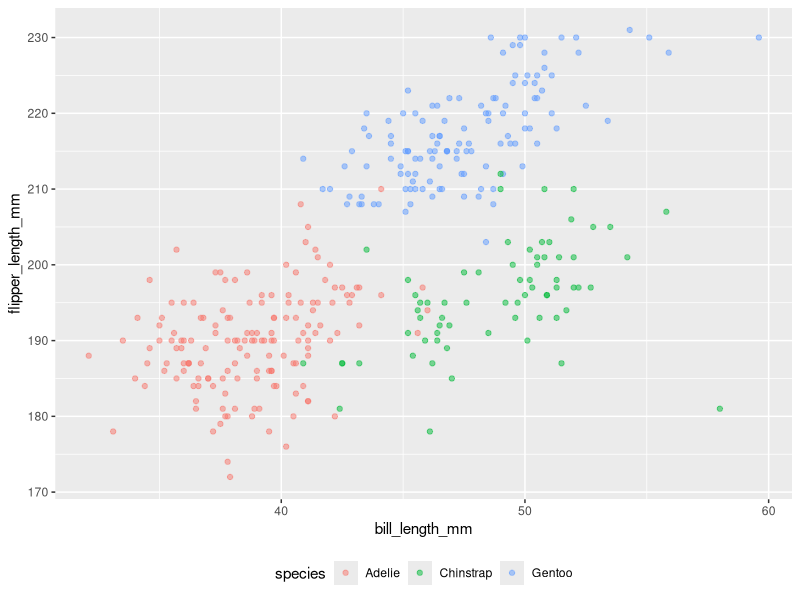
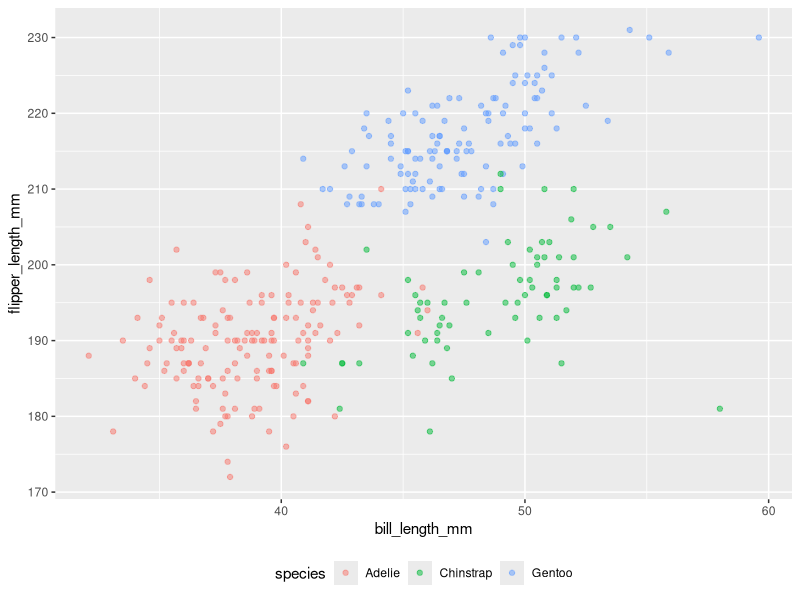

Write R code to recreate these figures, in order.
## ---- chunk 1
library(tidyverse)
library(tibble)
library(palmerpenguins)
## ---- chunk 2

hw1_df = tibble(
  norm_samp = rnorm(10, mean = 0), 
  vec_char = c("a", "b", "c", "d", "e", "f", "g", "h", "i", "j"),
  vec_logical = ifelse(norm_samp > 0, print("Negative"), print("Not")),
  vec_factor = (c("low", "low", "low", "med", "med", "med", "med", "high", "high", "high")) 
)

## ---- chunk 3

mean_samp = mean(pull(hw1_df, norm_samp))

mean_char = mean(pull(hw1_df, vec_char))

mean_logic = mean(pull(hw1_df, vec_logical))

mean_facto = mean(pull(hw1_df, vec_factor))
## ---- chunk 4

vec_char = as.numeric(pull(hw1_df,vec_char))

vec_logical = as.numeric(pull(hw1_df,vec_logical))

vec_factor = as.numeric(pull(hw1_df,vec_factor))

## ---- chunk 5
data("penguins", package = "palmerpenguins")
## ---- chunk 6
penguins %>% 
  ggplot(aes(x = bill_length_mm, y = flipper_length_mm, color = species)) +
  geom_point(alpha = .5) +
  theme(legend.position = "bottom")
## ---- chunk 7
ggsave("penguin_scatter.pdf", height = 4, width = 6)
